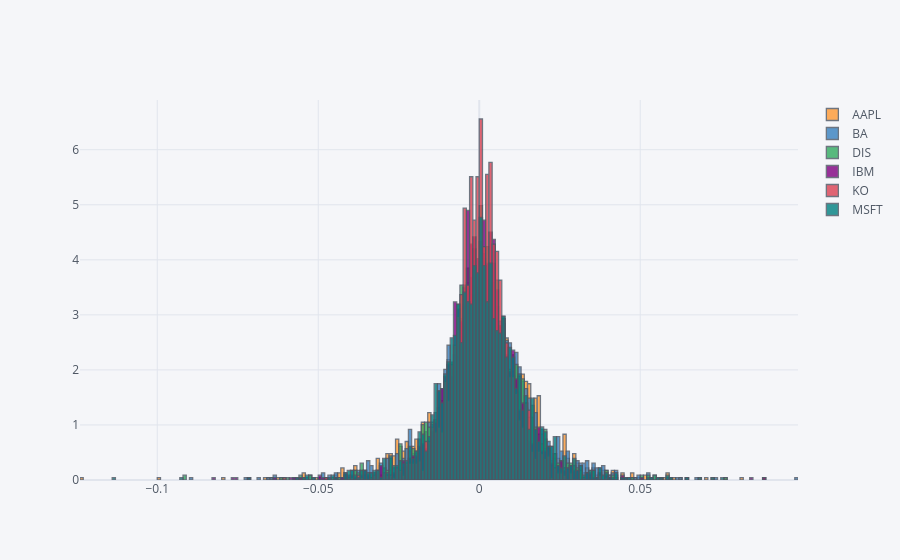

Write notebook code for a chart like this one.
### Code cell
ret.iplot(kind = "histogram", bins = (-0.15, 0.1, 0.001), histnorm= "percent")

### Figure 1 — Plotly figure (JSON) as saved in the notebook; plotly's stock layout.template omitted (floating-point values rounded to 4 significant figures; data arrays with more than 128 entries replaced by an {"elided": "..."} marker saying what was removed)
{"data": [{"autobinx": false, "histfunc": "count", "histnorm": "percent", "marker": {"color": "rgba(255, 153, 51, 1.0)", "line": {"color": "#4D5663", "width": 1.3}}, "name": "AAPL", "opacity": 0.8, "orientation": "v", "type": "histogram", "x": {"elided": "2287 float values"}, "xbins": {"end": 0.1, "size": 0.001, "start": -0.15}}, {"autobinx": false, "histfunc": "count", "histnorm": "percent", "marker": {"color": "rgba(55, 128, 191, 1.0)", "line": {"color": "#4D5663", "width": 1.3}}, "name": "BA", "opacity": 0.8, "orientation": "v", "type": "histogram", "x": {"elided": "2287 float values"}, "xbins": {"end": 0.1, "size": 0.001, "start": -0.15}}, {"autobinx": false, "histfunc": "count", "histnorm": "percent", "marker": {"color": "rgba(50, 171, 96, 1.0)", "line": {"color": "#4D5663", "width": 1.3}}, "name": "DIS", "opacity": 0.8, "orientation": "v", "type": "histogram", "x": {"elided": "2287 float values"}, "xbins": {"end": 0.1, "size": 0.001, "start": -0.15}}, {"autobinx": false, "histfunc": "count", "histnorm": "percent", "marker": {"color": "rgba(128, 0, 128, 1.0)", "line": {"color": "#4D5663", "width": 1.3}}, "name": "IBM", "opacity": 0.8, "orientation": "v", "type": "histogram", "x": {"elided": "2287 float values"}, "xbins": {"end": 0.1, "size": 0.001, "start": -0.15}}, {"autobinx": false, "histfunc": "count", "histnorm": "percent", "marker": {"color": "rgba(219, 64, 82, 1.0)", "line": {"color": "#4D5663", "width": 1.3}}, "name": "KO", "opacity": 0.8, "orientation": "v", "type": "histogram", "x": {"elided": "2287 float values"}, "xbins": {"end": 0.1, "size": 0.001, "start": -0.15}}, {"autobinx": false, "histfunc": "count", "histnorm": "percent", "marker": {"color": "rgba(0, 128, 128, 1.0)", "line": {"color": "#4D5663", "width": 1.3}}, "name": "MSFT", "opacity": 0.8, "orientation": "v", "type": "histogram", "x": {"elided": "2287 float values"}, "xbins": {"end": 0.1, "size": 0.001, "start": -0.15}}], "layout": {"barmode": "overlay", "legend": {"bgcolor": "#F5F6F9", "font": {"color": "#4D5663"}}, "paper_bgcolor": "#F5F6F9", "plot_bgcolor": "#F5F6F9", "title": {"font": {"color": "#4D5663"}}, "xaxis": {"gridcolor": "#E1E5ED", "showgrid": true, "tickfont": {"color": "#4D5663"}, "title": {"font": {"color": "#4D5663"}, "text": ""}, "zerolinecolor": "#E1E5ED"}, "yaxis": {"gridcolor": "#E1E5ED", "showgrid": true, "tickfont": {"color": "#4D5663"}, "title": {"font": {"color": "#4D5663"}, "text": ""}, "zerolinecolor": "#E1E5ED"}}}
